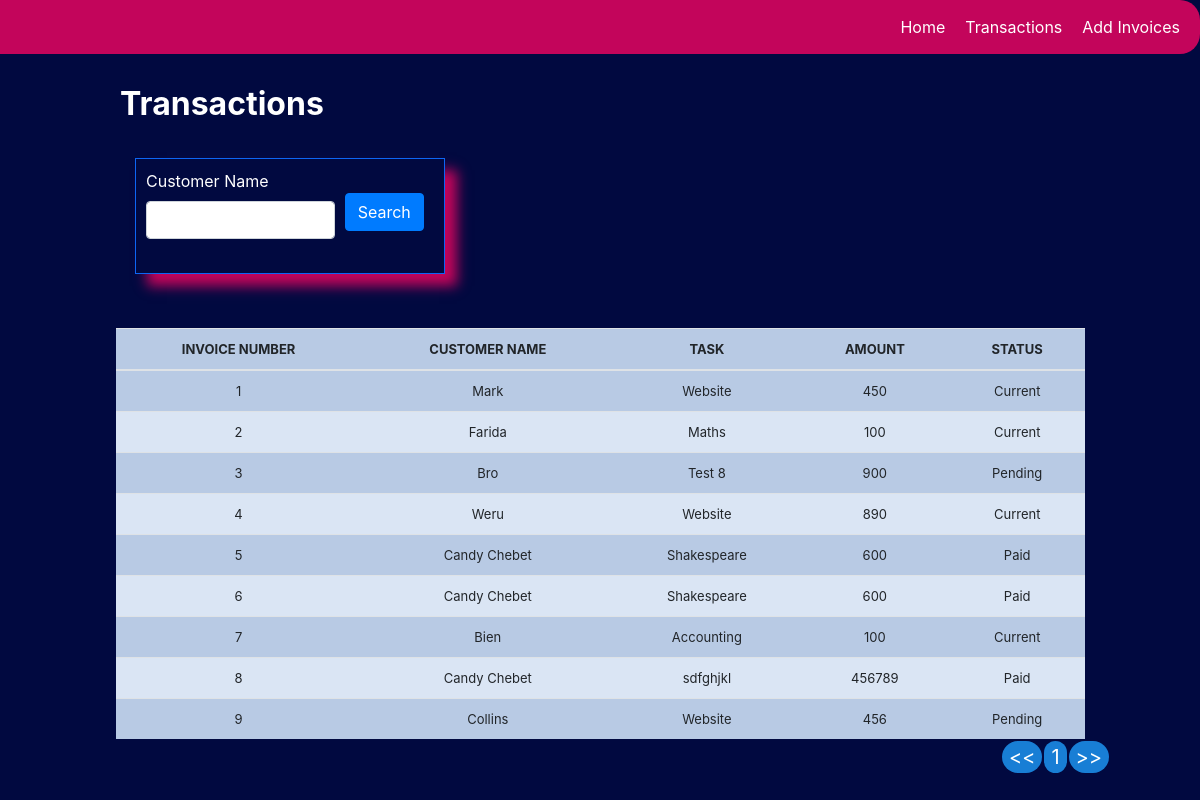
Page /transactions/transactions on the earlier database version.
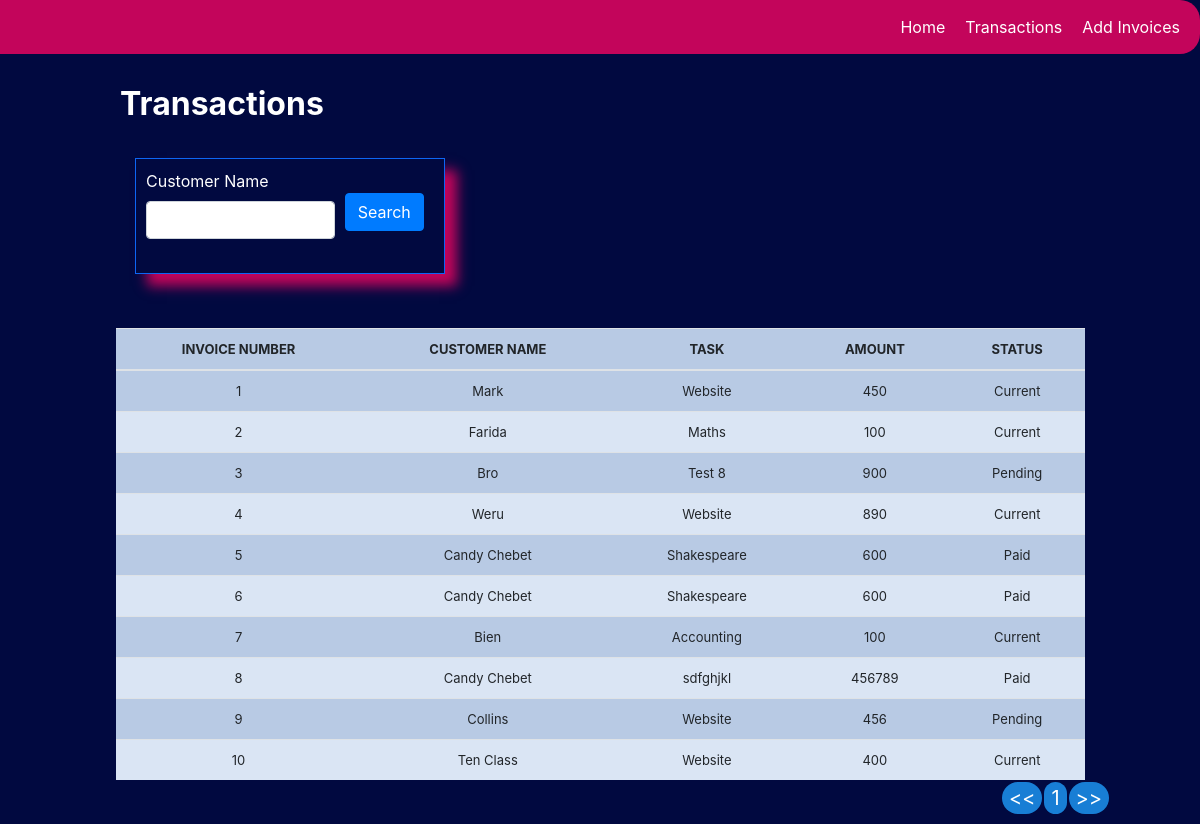
Same page on the later database version.
### Transactions/models.py (models this page shows, shortened)
class Invoice(models.Model):
    CATEGORIES = [
        ('Programming', 'Programming'),
        ('Literature', 'Literature'),
        ('Graphic Design', 'Graphic Design'),
        ('Research', 'Research'),
        ('Other', 'Other'),
    ]
    TERMS = [
        ('14 days', '14 days'),
        ('30 days', '30 days'),
    ]
    CURRENCY = [
        ('$', 'USD'),
        ('Ksh', 'KSH'),
    ]
    STATUS= [
        ('Current', 'Current'),
        ('Pending', 'Pending'),
        ('Paid', 'Paid'),
    ]
    comments = models.TextField(max_length=3000, default='', blank=True, null=True)
    invoice_number = models.IntegerField(null=True, blank=True)
    invoice_date = models.DateField(auto_now_add=False, auto_now=False, null=True, blank=True)
    name = models.CharField('Customer Name', max_length=120, default='', blank=True, null=True)
    emailAddress = models.CharField(null=True, max_length=250)
    Task = models.CharField('Task', max_length=120, default='', blank=True, null=True)
    Category = models.CharField(choices=CATEGORIES, null=True, blank=True, max_length=200)
    Budget = models.IntegerField('Amount', default=0, blank=True, null=True)
    Currency = models.CharField(choices=CURRENCY, default='$', max_length=200)
    paymentPeriod = models.CharField(choices = TERMS, null=True, blank=True, max_length=200)
    Status = models.CharField(choices=STATUS, default='Current', max_length=250)
    Invoice_type_choice = (
        ('Receipt', 'Receipt'),
        ('Proforma Invoice', 'Proforma Invoice'),
        ('Invoices', 'Invoices'),
    )
    invoice_type = models.CharField(max_length=50, default='', blank = True, null=True, choices=Invoice_type_choice)

### Transactions/views.py (the view)
# urls.py: path('transactions/', include('Transactions.urls', namespace='Transactions')),
def transactions(request):
    title = 'Transactions'
    queryset = Invoice.objects.all()
    form = InvoiceSearchForm(request.POST or None)
    if request.method == 'POST':
        queryset = Invoice.objects.filter(name__icontains=form['name'].value())
    context = {
        "title": title,
        "queryset": queryset,
        "form": form,
    }
    return render(request, "transactionsDashboard.html", context)

### Transactions/forms.py
class InvoiceSearchForm(forms.ModelForm):
    class Meta:
        model = Invoice
        fields = ['name']

### Transactions/templates/transactionsDashboard.html (shortened to what this page needs)
{% load static %}
{% load crispy_forms_tags %}
{% include "navbar.html" %}
<head>
    <link rel="stylesheet" type="text/css" href="https://stackpath.bootstrapcdn.com/bootstrap/4.5.2/css/bootstrap.min.css">
    <link href="{% static 'css/style.css' %}" rel="stylesheet">
    <link href="{% static 'js/jquery-ui-1.13.2/jquery-ui.min.css' %}" rel="stylesheet">
    <link href="{% static 'js/jquery-ui-1.13.2/jquery-ui.structure.min.css' %}" rel="stylesheet">
    <link href="{% static 'js/jquery-ui-1.13.2/jquery-ui.theme.min.css' %}" rel="stylesheet">
</head>
<body>
  <div class="main-container">
    <div class="title">
      {{title}}
      <br>
    </div>
    <div class="myForm col-md-4">
      <form method='POST' action=''>{% csrf_token %}
        <div class="row">
          <div class='col-sm-12'>
            <div class="form-row">
              <div class="form-group col-md-8">
                {{ form.name|as_crispy_field }}
              </div>
              <div class="form-group col-md-3">
                <br>
                <button type="submit" class="btn btn-primary">Search</button>
              </div>
            </div>
          </div>
        </div>
      </form>
    </div>
    <br>
    <table class="table">
      <thead>
        <tr>
          <th>INVOICE NUMBER</th>
          <th>CUSTOMER NAME</th>
          <th>TASK</th>
          <th>AMOUNT</th>
          <th>STATUS</th>
        </tr>
      </thead>
      {% for instance in queryset %}
        <tr>
          <td>{{forloop.counter}}</td>
          <td>{{instance.name}}</td>
          <td>{{instance.Task}}</td>
          <td>{{instance.Budget}}</td>
          <td>{{instance.Status}}</td>
        </tr>
      {% endfor %}
    </table>
  </div>
</body>
</html>
</html>

### Transactions/templates/navbar.html
<nav class="menu-bar">
    <a class="start" href="/">Home</a>
	<br>
	<a class="start" href="{% url 'Transactions:transactions' %}">Transactions</a></li>
	<br>
	<a class="start" href="{% url 'Transactions:add_invoice' %}">Add Invoices</a>
</nav>

### Transactions/static/css/style.css (style rules this page uses)
body { background-color: #010940; color: white; }
.myForm { margin-top:300; margin:30px; }
.table { font-size: 13px; text-align: center; width: 95%; margin: auto; text-align: center; }
.table tr:nth-child(odd) { background: #B8CAE4 }
.table tr:nth-child(even) { background: #dae5f4 }
.main-container { width:85%; margin:auto; color: white; }
.myForm form { box-shadow: 10px 10px 10px; box-shadow: 12px 12px 12px #c3055b; border: 1px solid #0d66f4; padding: 10px; padding-bottom: 2px; color: white; }
.title { text-align:left; margin-left: 30; margin-top: 80; font-weight: bold; font-size:xx-large; }
.menu-bar { background-color: #102039; color: rgb(215, 4, 4); display: flex; justify-content:right; align-items: center; padding: 10px; position: fixed; width: 100%; top:0; z-index: 3000; border-top-right-radius: 20px; border-bottom-right-radius: 20px; }
.start { color:white; text-decoration: none; padding: 5px 10px; border-radius: 5px; }

Differences in the rows shown:
added Invoice: name "Ten Class", Task "Website", Budget "400", Status "Current"
